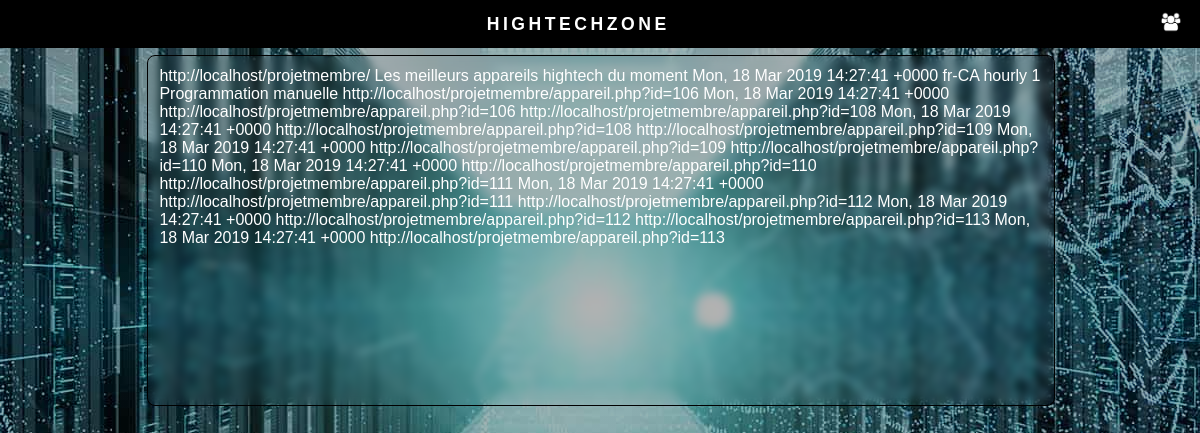
The app's page /projetstat/actualites.php with its own data.
### tables this page shows
CREATE TABLE `hightech` (
  `id` int(11) NOT NULL,
  `appareil` varchar(255) NOT NULL,
  `description` text,
  `constructeur` varchar(255) DEFAULT NULL,
  `datesortie` varchar(255) DEFAULT NULL,
  `illustration` varchar(255) DEFAULT NULL,
  `categorie` varchar(255) NOT NULL,
  `prix` int(11) NOT NULL
);

### projetstat/rss.php (the view, shortened to what this page needs)
<?php
require_once "accesseur/pdo.php";
$SQL_SELECT = "SELECT id, appareil, description, constructeur, datesortie from hightech";
$requeteListeAppareils = $db->prepare($SQL_SELECT);
$requeteListeAppareils->execute();
$listeAppareils = $requeteListeAppareils->fetchAll();
?>
<rss version="2.0"
	xmlns:content="http://purl.org/rss/1.0/modules/content/"
	xmlns:wfw="http://wellformedweb.org/CommentAPI/"
	xmlns:dc="http://purl.org/dc/elements/1.1/"
	xmlns:atom="http://www.w3.org/2005/Atom"
	xmlns:sy="http://purl.org/rss/1.0/modules/syndication/"
	xmlns:slash="http://purl.org/rss/1.0/modules/slash/"
	>
<channel>
	<atom:link href="http://localhost/journal/feed/" rel="self" type="application/rss+xml" />
	<link>http://localhost/projetmembre/</link>
	<description>Les meilleurs appareils hightech du moment</description>
	<lastBuildDate>Mon, 18 Mar 2019 14:27:41 +0000	</lastBuildDate>
	<language>fr-CA</language>
	<sy:updatePeriod> hourly	</sy:updatePeriod>
	<sy:updateFrequency>1</sy:updateFrequency>
	<generator>Programmation manuelle</generator>
<?php
	foreach($listeAppareils as $appareil)
	{
	?>
	<item>
		<link>http://localhost/projetmembre/appareil.php?id=<?=$appareil['id']?></link>
		<pubDate>Mon, 18 Mar 2019 14:27:41 +0000</pubDate>
		<guid isPermaLink="false">http://localhost/projetmembre/appareil.php?id=<?=$appareil['id']?></guid>
	</item>
	<?php
	}
?>
	</channel>
</rss>

### projetstat/style.css (style rules this page uses)
* { padding: 0; margin: 0; font-family:sans-serif; }
body,html { height:100%; background: linear-gradient( rgba(0, 0, 0, 0.3), rgba(0, 0, 0, 0.3) ), url("icones/datacenter.jpg"); background-position: center; }

### records on screen
hightech: id "106"
hightech: id "108"
hightech: id "109"
hightech: id "110"
hightech: id "111"
hightech: id "112"
hightech: id "113"
